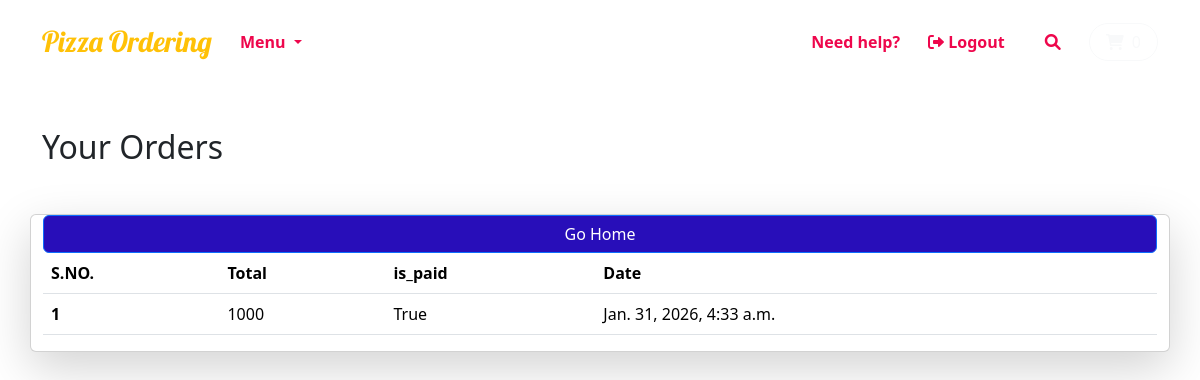
Page /order/ (signed in) on the earlier database version.
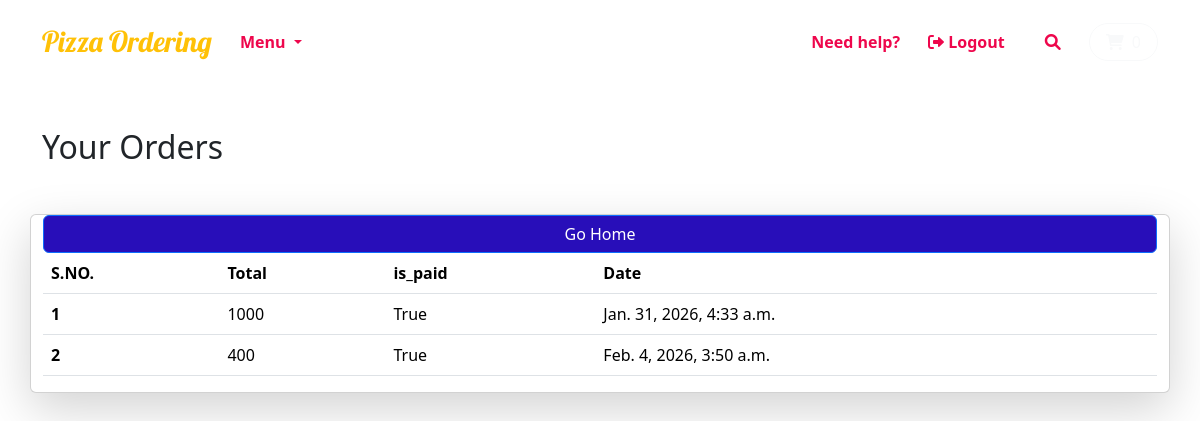
Same page on the later database version.
### home/models.py (models this page shows)
class BaseModel(models.Model):
    uid = models.UUIDField(default= uuid.uuid4, editable= False, primary_key= True)
    created_at = models.DateTimeField(auto_now_add= True)
    updated_at = models.DateTimeField(auto_now= True)
    class Meta:
        abstract =True

class Cart(BaseModel):
    user = models.ForeignKey(User, null= True, blank= True,on_delete = models.SET_NULL, related_name= "carts")
    is_paid = models.BooleanField(default= False)
    transaction_id = models.CharField(max_length=100, null=True, blank=True)
    def get_cart_total(self):
        return CartItem.objects.filter(cart = self).aggregate(Sum('pizza__price'))['pizza__price__sum']

### home/views.py (the view)
# urls.py: path('order/', orders, name="orders"),
@login_required(login_url='/login/')
def orders(request):
   orders = Cart.objects.filter(is_paid = True, user = request.user)
   context = {'orders': orders}
   return render(request, "orders.html", context)

### home/templates/orders.html
{% extends "base.html" %} {% block start %}
<div class="container mt-5">
  <h2>Your Orders</h2>
</div>
<div class="container card shadow-lg mt-5">
  <table class="table">
          <a href="{% url 'home' %}" style="background-color: rgb(40, 14, 185); " class="btn btn-primary">Go Home</a>
    <thead>
      <tr>
        <th scope="col">S.NO.</th>
        <th scope="col">Total</th>
        <th scope="col">is_paid</th>
        <th scope="col">Date</th>
      </tr>
    </thead>
    <tbody>
      {% for order in orders %}
      <tr>
        <th scope="row">{{forloop.counter}}</th>
        <td>{{order.get_cart_total}}</td>
        <td>True</td>
        <td>{{order.created_at}}</td>
      </tr>
      {% endfor %}
    </tbody>
  </table>
</div>
{% endblock %}

Differences in the rows shown:
added Cart: get_cart_total "400", created_at "Feb. 4, 2026, 3:50 a.m."
